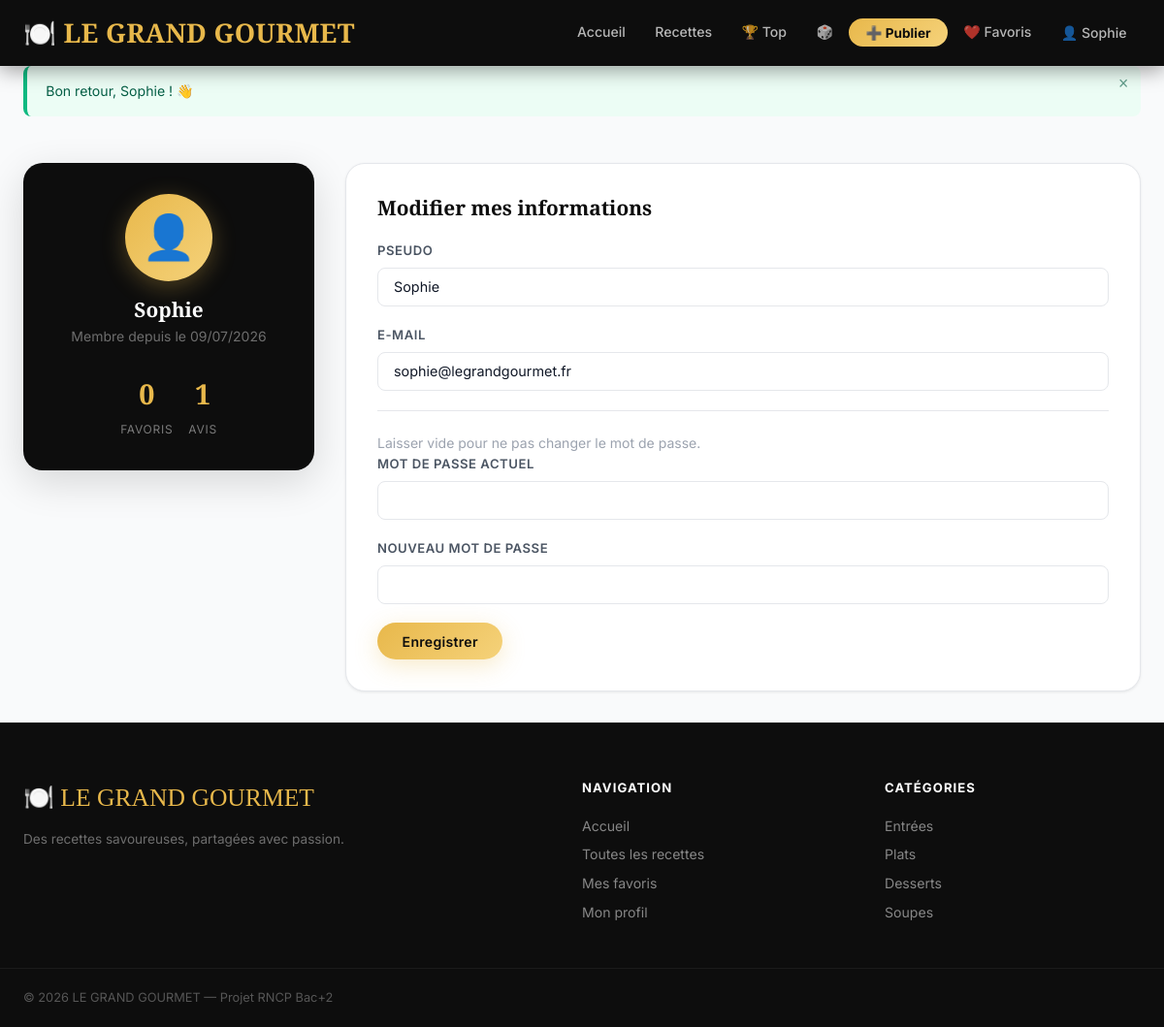
Page /profil.php (signed in) on the committed database.
### tables this page shows
CREATE TABLE utilisateurs (
  id                INT          AUTO_INCREMENT PRIMARY KEY,
  pseudo            VARCHAR(100) NOT NULL UNIQUE,
  email             VARCHAR(150) NOT NULL UNIQUE,
  mot_de_passe      VARCHAR(255) NOT NULL,
  role              ENUM('admin', 'user') NOT NULL DEFAULT 'user',
  date_inscription  DATETIME     NOT NULL DEFAULT CURRENT_TIMESTAMP
);

### fonctions.php (called while the page is built, shortened)
<?php
function url($page = '')
{
    if ($page === '') {
        return BASE_URL . '/';
    }
    $pos = strpos($page, '?');
    if ($pos === false) {
        return BASE_URL . '/' . $page . '.php';
    }
    $nom    = substr($page, 0, $pos);
    $params = substr($page, $pos);
    return BASE_URL . '/' . $nom . '.php' . $params;
}
function e($value)
{
    return htmlspecialchars($value, ENT_QUOTES | ENT_HTML5, 'UTF-8');
}
function isLoggedIn()
{
    return isset($_SESSION['user_id']);
}
function currentUser()
{
    return [
        'id'     => $_SESSION['user_id'],
        'pseudo' => $_SESSION['pseudo'],
        'role'   => $_SESSION['role'],
        'avatar' => isset($_SESSION['avatar']) ? $_SESSION['avatar'] : null,
    ];
}
function getUserById($pdo, $id)
{
    $stmt = $pdo->prepare('SELECT * FROM utilisateurs WHERE id = ?');
    $stmt->execute([$id]);
    $u = $stmt->fetch();
    return $u ? $u : null;
}
function compterCommentairesUtilisateur($pdo, $userId)
{
    $stmt = $pdo->prepare('SELECT COUNT(*) FROM commentaires WHERE auteur_id = ?');
    $stmt->execute([$userId]);
    return (int) $stmt->fetchColumn();
}
function compterFavorisUtilisateur($pdo, $userId)
{
    $stmt = $pdo->prepare('SELECT COUNT(*) FROM favoris WHERE utilisateur_id = ?');
    $stmt->execute([$userId]);
    return (int) $stmt->fetchColumn();
}

### profil.php (the view, shortened to what this page needs)
<?php
require_once __DIR__ . '/database.php';
require_once __DIR__ . '/fonctions.php';
$userId = currentUser()['id'];
$profil         = getUserById($pdo, $userId);
$nbFavoris      = compterFavorisUtilisateur($pdo, $userId);
$nbCommentaires = compterCommentairesUtilisateur($pdo, $userId);
include __DIR__ . '/header.php';
?>
<div class="container">
  <div class="profil-grid">
    <div class="profil-stats-card">
      <div class="profil-avatar">
        <?= !empty($profil['avatar']) ? '<img src="' . e($profil['avatar']) . '" alt="avatar">' : '<span class="avatar-placeholder">👤</span>' ?>
      </div>
      <h2><?= e($profil['pseudo']) ?></h2>
      <p class="text-muted">Membre depuis le <?= date('d/m/Y', strtotime($profil['date_inscription'])) ?></p>
      <div class="stats-row">
        <div class="stat"><span class="stat-val"><?= $nbFavoris ?></span><span class="stat-label">Favoris</span></div>
        <div class="stat"><span class="stat-val"><?= $nbCommentaires ?></span><span class="stat-label">Avis</span></div>
      </div>
    </div>
    <div class="profil-form-card">
      <h2>Modifier mes informations</h2>
      <form method="POST" action="<?= url('profil') ?>">
        <div class="form-group">
          <label>Pseudo</label>
          <input type="text" name="pseudo" class="form-control" value="<?= e($profil['pseudo']) ?>" required>
        </div>
        <div class="form-group">
          <label>E-mail</label>
          <input type="email" name="email" class="form-control" value="<?= e($profil['email']) ?>" required>
        </div>
        <hr>
        <p class="text-muted">Laisser vide pour ne pas changer le mot de passe.</p>
        <div class="form-group">
          <label>Mot de passe actuel</label>
          <input type="password" name="mdp_old" class="form-control">
        </div>
        <div class="form-group">
          <label>Nouveau mot de passe</label>
          <input type="password" name="mdp_new" class="form-control">
        </div>
        <button type="submit" class="btn btn-primary">Enregistrer</button>
      </form>
    </div>
  </div>
</div>
<?php include __DIR__ . '/footer.php'; ?>

### navbar.php (shortened to what this page needs)
<?php
$nomPage = basename($_SERVER['PHP_SELF']);
$user = currentUser();
function navActive($page, $nomPage) {
    return strpos($nomPage, $page) !== false ? 'active' : '';
}
?>
<nav class="navbar">
  <div class="navbar-container">
    <a href="<?= url('') ?>" class="navbar-brand">🍽️ LE GRAND GOURMET</a>
    <ul class="navbar-nav" id="navMenu">
      <li><a href="<?= url('') ?>" class="<?= $nomPage === 'index.php' && strpos($_SERVER['PHP_SELF'], '/admin/') === false ? 'active' : '' ?>">Accueil</a></li>
      <li><a href="<?= url('recettes') ?>" class="<?= navActive('recettes', $nomPage) ?>">Recettes</a></li>
      <li><a href="<?= url('top-recettes') ?>" class="<?= navActive('top-recettes', $nomPage) ?>">🏆 Top</a></li>
      <li><a href="<?= url('aleatoire') ?>" title="Recette aléatoire">🎲</a></li>
      <?php if (isLoggedIn()): ?>
      <li><a href="<?= url('ajouter-recette') ?>" class="btn-nav <?= navActive('ajouter-recette', $nomPage) ?>">➕ Publier</a></li>
      <li><a href="<?= url('favoris') ?>" class="<?= navActive('favoris', $nomPage) ?>">❤️ Favoris</a></li>
      <li class="nav-dropdown">
        <a href="#" class="nav-dropdown-toggle">
          <?= $user['avatar'] ? '<img src="' . e($user['avatar']) . '" class="nav-avatar">' : '👤' ?>
          <?= e($user['pseudo']) ?>
        </a>
      </li>
      <?php else: ?>
      <li><a href="<?= url('connexion') ?>" class="btn-nav">Connexion</a></li>
      <li><a href="<?= url('inscription') ?>" class="btn-nav btn-nav-outline">Inscription</a></li>
      <?php endif; ?>
    </ul>
  </div>
</nav>

### assets/css/animations.css (style rules this page uses)
.navbar { transition: box-shadow .3s, background .3s; }
.btn { position: relative; overflow: hidden; }

### rows in the picture
utilisateurs: pseudo "Sophie", date_inscription "09/07/2026", email "sophie@legrandgourmet.fr"

### other values in the picture
$flash['msg'] "Bon retour, Sophie ! 👋"
$nbFavoris "0"
$nbCommentaires "1"
